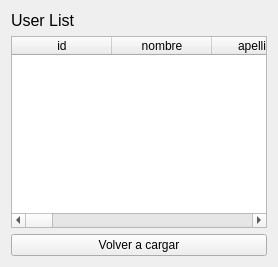
                   <widget class="QWidget" name="usersRead">
                    <layout class="QVBoxLayout" name="verticalLayout_5" stretch="1,0,1">
                     <item>
                      <widget class="QLabel" name="label">
                       <property name="font">
                        <font>
                         <pointsize>12</pointsize>
                         <weight>11</weight>
                         <italic>false</italic>
                         <bold>false</bold>
                        </font>
                       </property>
                       <property name="text">
                        <string>User List</string>
                       </property>
                      </widget>
                     </item>
                     <item>
                      <widget class="QTableWidget" name="usersTable">
                       <column>
                        <property name="text">
                         <string>id</string>
                        </property>
                       </column>
                       <column>
                        <property name="text">
                         <string>nombre</string>
                        </property>
                       </column>
                       <column>
                        <property name="text">
                         <string>apellido1</string>
                        </property>
                       </column>
                       <column>
                        <property name="text">
                         <string>apellido2</string>
                        </property>
                       </column>
                       <column>
                        <property name="text">
                         <string>cargo</string>
                        </property>
                       </column>
                       <column>
                        <property name="text">
                         <string>empresa</string>
                        </property>
                       </column>
                       <column>
                        <property name="text">
                         <string>calle</string>
                        </property>
                       </column>
                       <column>
                        <property name="text">
                         <string>numeroExt</string>
                        </property>
                       </column>
                       <column>
                        <property name="text">
                         <string>numeroInt</string>
                        </property>
                       </column>
                       <column>
                        <property name="text">
                         <string>colonia</string>
                        </property>
                       </column>
                       <column>
                        <property name="text">
                         <string>ciudad</string>
                        </property>
                       </column>
                       <column>
                        <property name="text">
                         <string>estado</string>
                        </property>
                       </column>
                       <column>
                        <property name="text">
                         <string>codigoPostal</string>
                        </property>
                       </column>
                       <column>
                        <property name="text">
                         <string>telefono</string>
                        </property>
                       </column>
                       <column>
                        <property name="text">
                         <string>correoElectronico</string>
                        </property>
                       </column>
                       <column>
                        <property name="text">
                         <string>fechaNacimiento</string>
                        </property>
                       </column>
                       <column>
                        <property name="text">
                         <string>edad</string>
                        </property>
                       </column>
                      </widget>
                     </item>
                     <item>
                      <widget class="QPushButton" name="refreshBtn">
                       <property name="text">
                        <string>Volver a cargar</string>
                       </property>
                      </widget>
                     </item>
                    </layout>
                   </widget>
